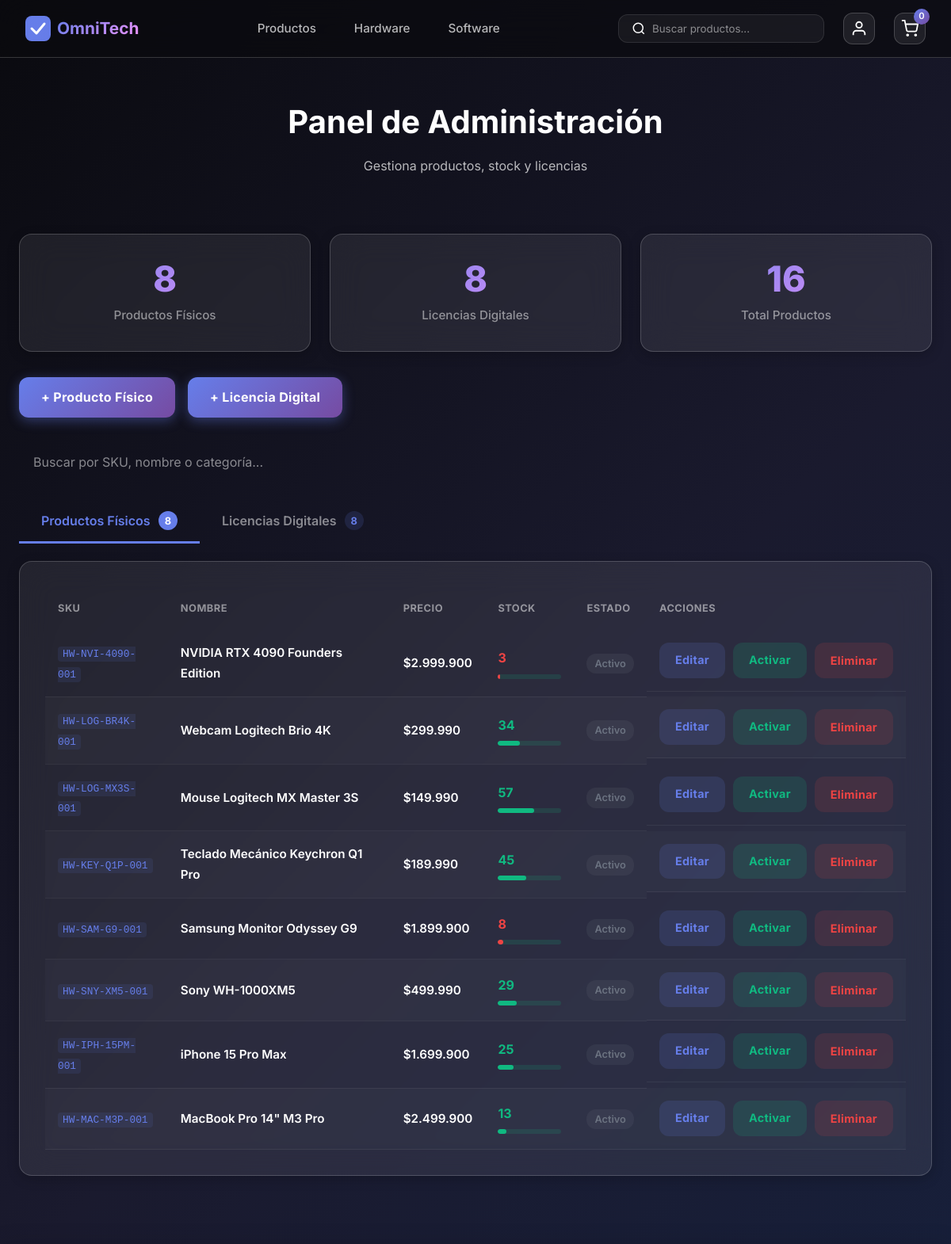
Before: /admin-panel/ (signed in, upper part) with the older database file.
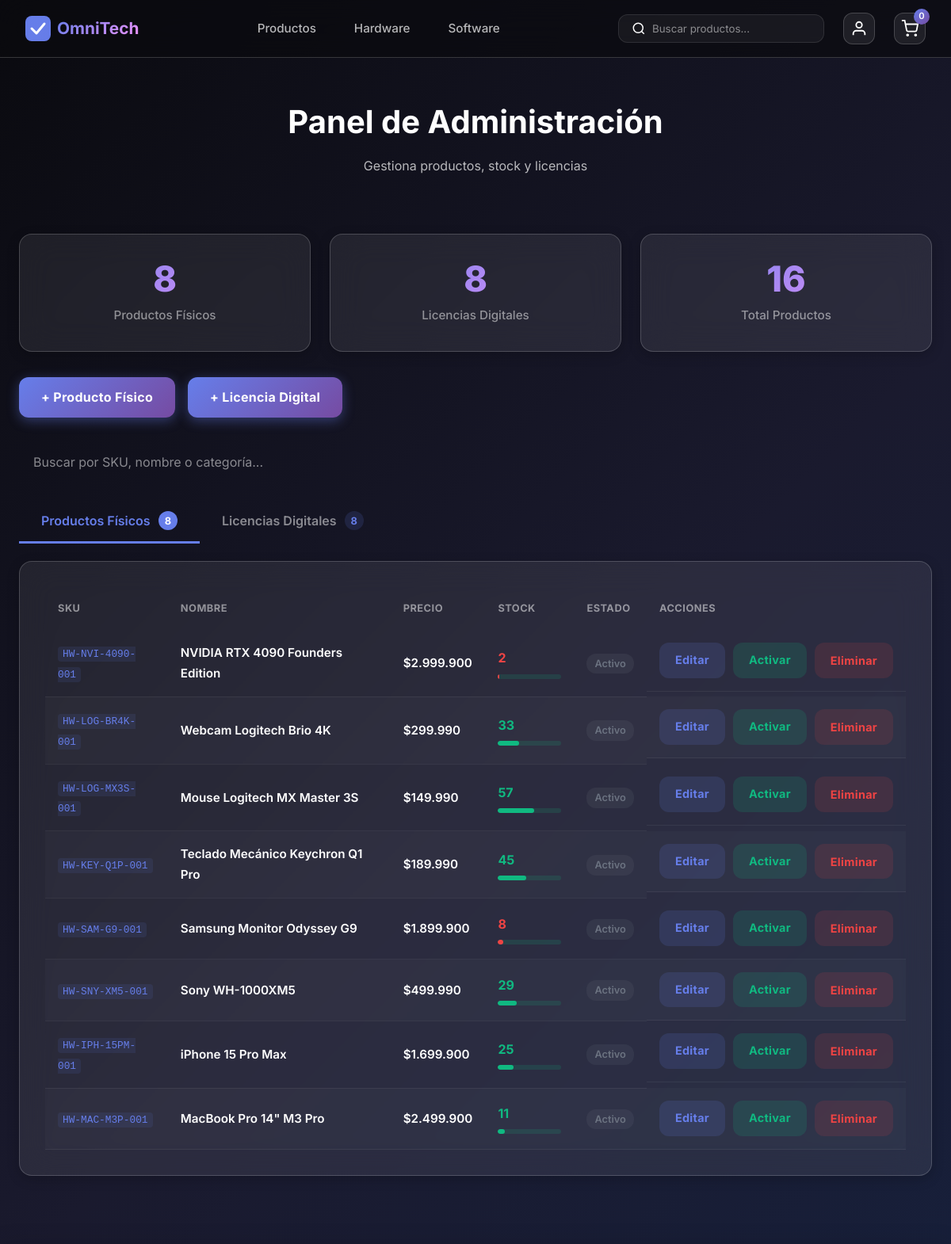
After: the same page with the newer database file.
### omnitech/models.py (models this page shows, shortened)
class Product(models.Model):
    nombre = models.CharField(max_length=255)
    descripcion = models.TextField(blank=True)
    imagen_url = models.URLField(max_length=500, blank=True, help_text="URL de imagen del producto")
    precio = models.DecimalField(
        max_digits=10,
        decimal_places=2,
        validators=[MinValueValidator(Decimal('0.01'))]
    )
    sku = models.CharField(
        max_length=50,
        unique=True,
        validators=[RegexValidator(
            regex=r'^[A-Z0-9-]+$',
            message='SKU debe contener solo mayúsculas, números y guiones'
        )]
    )
    categoria = models.CharField(max_length=100)
    estado = models.CharField(
        max_length=20,
        choices=ProductState.choices,
        default=ProductState.ACTIVO
    )
    fecha_creacion = models.DateTimeField(auto_now_add=True)
    fecha_actualizacion = models.DateTimeField(auto_now=True)
    class Meta:
        db_table = 'products'
        abstract = True
        indexes = [
            models.Index(fields=['sku']),
            models.Index(fields=['categoria', 'estado']),
        ]

class PhysicalProduct(Product):
    peso = models.DecimalField(
        max_digits=8,
        decimal_places=2,
        validators=[MinValueValidator(Decimal('0.01'))],
        help_text="Peso en kilogramos"
    )
    stock_fisico = models.PositiveIntegerField(
        default=0,
        help_text="Cantidad disponible en bodega"
    )
    stock_reservado = models.PositiveIntegerField(
        default=0,
        help_text="Cantidad reservada durante checkout (RN-03)"
    )
    umbral_minimo = models.PositiveIntegerField(
        default=10,
        help_text="Nivel que dispara reabastecimiento (RN-05)"
    )
    proveedor = models.CharField(max_length=255, blank=True)
    ubicacion_bodega = models.CharField(max_length=50, blank=True)
    class Meta:
        db_table = 'physical_products'
        verbose_name = 'Producto Físico'
        verbose_name_plural = 'Productos Físicos'
    @property
    def stock_disponible(self):
        return max(0, self.stock_fisico - self.stock_reservado)

### omnitech/views_admin.py (the view)
# urls.py: path('admin-panel/', views_admin.dashboard, name='admin_dashboard'),
@staff_member_required
def dashboard(request):
    productos_fisicos = PhysicalProduct.objects.all().order_by('-fecha_creacion')
    licencias = DigitalLicense.objects.all().order_by('-fecha_creacion')
    context = {
        'productos_fisicos': productos_fisicos,
        'licencias': licencias,
        'total_fisicos': productos_fisicos.count(),
        'total_licencias': licencias.count(),
        'stock_bajo': PhysicalProduct.objects.filter(estado=ProductState.ACTIVO).count(),
    }
    return render(request, 'admin_dashboard.html', context)

### omnitech/templatetags/omnitech_extras.py (called while the page is built)
@register.filter
def clp_currency(value):
    if value is None:
        return "0"
    try:
        num = int(float(value))
    except (ValueError, TypeError):
        return "0"
    return f"{num:,}".replace(",", ".")

@register.filter
def clp_price(value):
    return f"${clp_currency(value)}"

### templates/admin_dashboard.html (shortened to what this page needs)
{% extends 'base.html' %}
{% load static %}
{% load omnitech_extras %}
{% block content %}
<section class="page-header">
  <div class="header-content">
    <h1>Panel de Administración</h1>
    <p>Gestiona productos, stock y licencias</p>
  </div>
</section>
<section class="admin-section">
  <div class="admin-container">
    <div class="admin-stats">
      <div class="stat-card glass-card">
        <span class="stat-number">{{ total_fisicos }}</span>
        <span class="stat-label">Productos Físicos</span>
      </div>
      <div class="stat-card glass-card">
        <span class="stat-number">{{ total_licencias }}</span>
        <span class="stat-label">Licencias Digitales</span>
      </div>
      <div class="stat-card glass-card">
        <span class="stat-number">{{ total_fisicos|add:total_licencias }}</span>
        <span class="stat-label">Total Productos</span>
      </div>
    </div>
    <div class="admin-actions">
      <a href="{% url 'agregar_producto' 'fisico' %}" class="btn-primary">+ Producto Físico</a>
      <a href="{% url 'agregar_producto' 'software' %}" class="btn-primary">+ Licencia Digital</a>
    </div>
    <div class="admin-search">
      <input type="text" id="adminSearch" class="search-input" placeholder="Buscar por SKU, nombre o categoría..." oninput="filterTables()">
    </div>
    <div class="admin-tabs">
      <button class="tab-btn active" data-tab="fisicos" onclick="switchTab('fisicos')">
        Productos Físicos
        <span class="tab-count">{{ total_fisicos }}</span>
      </button>
      <button class="tab-btn" data-tab="licencias" onclick="switchTab('licencias')">
        Licencias Digitales
        <span class="tab-count">{{ total_licencias }}</span>
      </button>
    </div>
    <div id="tab-fisicos" class="tab-content active">
      <div class="admin-table-container glass-card">
        <table class="admin-table" id="table-fisicos">
          <thead>
            <tr>
              <th>SKU</th>
              <th>Nombre</th>
              <th>Precio</th>
              <th>Stock</th>
              <th>Estado</th>
              <th>Acciones</th>
            </tr>
          </thead>
          <tbody>
            {% for p in productos_fisicos %}
            <tr>
              <td><code>{{ p.sku }}</code></td>
              <td class="cell-name">{{ p.nombre }}</td>
              <td class="cell-price">{{ p.precio|clp_price }}</td>
              <td>
                <div class="stock-info">
                  <span class="stock-value {% if p.stock_disponible < 10 %}stock-low{% endif %}">
                    {{ p.stock_disponible }}
                  </span>
                  <div class="stock-bar">
                    <div class="stock-bar-fill" style="width: {{ p.stock_disponible }}%"></div>
                  </div>
                </div>
              </td>
              <td>
                <span class="status-badge {% if p.estado == 'ACTIVO' %}active{% else %}inactive{% endif %}">
                  {{ p.get_estado_display }}
                </span>
              </td>
              <td class="actions-cell">
                <a href="{% url 'editar_producto' p.id 'fisico' %}" class="action-btn action-edit">Editar</a>
                <a href="{% url 'toggle_estado' p.id 'fisico' %}" class="action-btn {% if p.estado == 'ACTIVO' %}action-warn{% else %}action-ok{% endif %}">
                  {% if p.estado == 'ACTIVO' %}Desactivar{% else %}Activar{% endif %}
                </a>
                <button class="action-btn action-del" onclick="openDeleteModal('{{ p.nombre|escapejs }}', '{% url 'eliminar_producto' p.id 'fisico' %}')">Eliminar</button>
              </td>
            </tr>
            {% empty %}
            <tr><td colspan="6" class="empty-row">No hay productos físicos</td></tr>
            {% endfor %}
          </tbody>
        </table>
      </div>
    </div>
  </div>
</section>
{% endblock %}

### templates/base.html (shortened to what this page needs)
{% load static %}
<!DOCTYPE html>
<html lang="es">
<head>
    <link rel="stylesheet" href="{% static 'css/style.css' %}">
</head>
<body>
    <nav class="navbar glass-nav">
        <div class="nav-container">
            <a href="/" class="logo">
                <span>OmniTech</span>
            </a>
            <div class="nav-links">
                <a href="{% url 'productos' %}" class="nav-link">Productos</a>
                <a href="{% url 'productos' %}?tipo=hardware" class="nav-link">Hardware</a>
                <a href="{% url 'productos' %}?tipo=software" class="nav-link">Software</a>
            </div>
            <div class="nav-actions">
                <form class="search-box glass-input" action="{% url 'productos' %}" method="GET">
                    <svg width="18" height="18" viewBox="0 0 24 24" fill="none" stroke="currentColor" stroke-width="2">
                        <circle cx="11" cy="11" r="8"/>
                        <path d="M21 21l-4.35-4.35"/>
                    </svg>
                    <input type="text" name="q" placeholder="Buscar productos..." value="{{ query|default:'' }}">
                </form>
                {% if user.is_authenticated %}
                <div class="user-menu">
                    <button class="icon-btn glass-btn">
                        <svg width="22" height="22" viewBox="0 0 24 24" fill="none" stroke="currentColor" stroke-width="2">
                            <path d="M20 21v-2a4 4 0 0 0-4-4H8a4 4 0 0 0-4 4v2"/>
                            <circle cx="12" cy="7" r="4"/>
                        </svg>
                    </button>
                </div>
                {% else %}
                <a href="{% url 'login' %}" class="nav-link">Ingresar</a>
                <a href="{% url 'registro' %}" class="btn-primary">Registrarse</a>
                {% endif %}
                <a href="{% url 'ver_carrito' %}" class="cart-btn glass-btn">
                    <svg width="22" height="22" viewBox="0 0 24 24" fill="none" stroke="currentColor" stroke-width="2">
                        <circle cx="9" cy="21" r="1"/>
                        <circle cx="20" cy="21" r="1"/>
                        <path d="M1 1h4l2.68 13.39a2 2 0 0 0 2 1.61h9.72a2 2 0 0 0 2-1.61L23 6H6"/>
                    </svg>
                    <span class="cart-count" id="cartCount">0</span>
                </a>
            </div>
        </div>
    </nav>
    <main class="main-content">
        {% block content %}{% endblock %}
    </main>
</body>
</html>

Changed rows visible on the page:
changed PhysicalProduct "NVIDIA RTX 4090 Founders Edition": stock_disponible "3" → "2"; stock_fisico 3 → 2 (drawn)
changed PhysicalProduct "Webcam Logitech Brio 4K": stock_disponible "34" → "33"; stock_fisico 34 → 33 (drawn)
changed PhysicalProduct "MacBook Pro 14\" M3 Pro": stock_disponible "13" → "11"; stock_fisico 13 → 11 (drawn)
